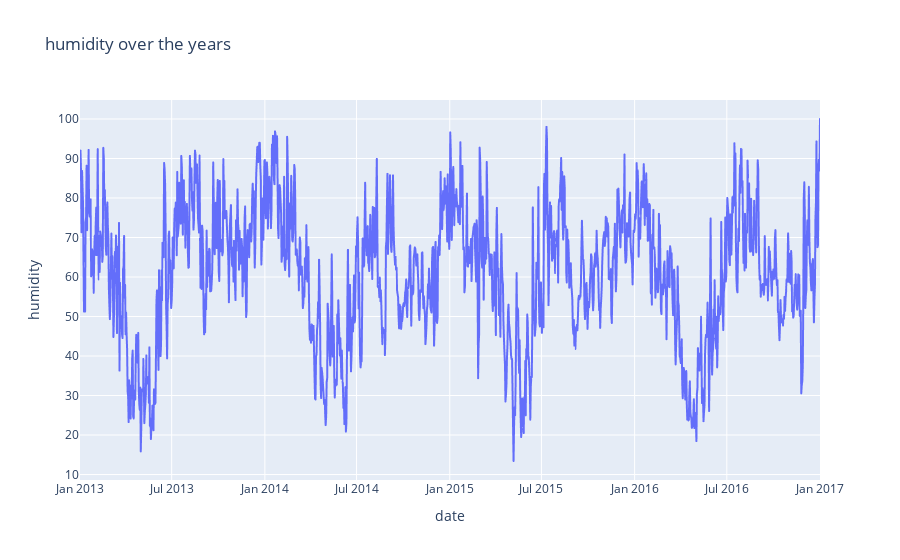

The notebook cell saved with this chart:
### Code cell
figure

### Figure 1 — Plotly figure (JSON) as saved in the notebook; plotly's stock layout.template omitted (floating-point values rounded to 4 significant figures; data arrays with more than 128 entries replaced by an {"elided": "..."} marker saying what was removed)
{"data": [{"hovertemplate": "date=%{x}<br>humidity=%{y}<extra></extra>", "legendgroup": "", "line": {"color": "#636efa", "dash": "solid"}, "marker": {"symbol": "circle"}, "mode": "lines", "name": "", "showlegend": false, "type": "scattergl", "x": {"elided": "1462 str values"}, "xaxis": "x", "y": {"elided": "1462 float values"}, "yaxis": "y"}], "layout": {"legend": {"tracegroupgap": 0}, "title": {"text": "humidity over the years"}, "xaxis": {"anchor": "y", "domain": [0, 1], "title": {"text": "date"}}, "yaxis": {"anchor": "x", "domain": [0, 1], "title": {"text": "humidity"}}}}
